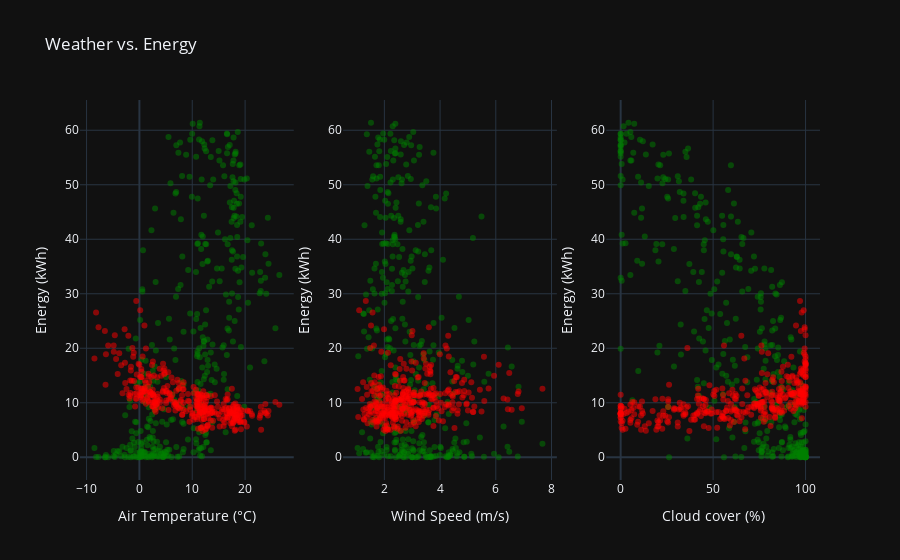

The notebook cell this image was saved under:
### Code cell
# Weather data daily averages
weather_average = df_w.groupby(df_w['Date'])[['air_temperature', 'wind_speed', 'cloud_cover']].mean()

# Figure with subplots
fig8 = make_subplots(rows=1, cols=3, subplot_titles=("Air Temperature vs. Energy", "Wind Speed vs. Energy", "Cloud cover vs. Energy"))

# Plot air temperature vs. energy generation/consumption
fig8.add_trace(go.Scatter(x=weather_average['air_temperature'], y=generation_daily, mode='markers', name='Generation', marker=dict(color='green', opacity=0.5)), row=1, col=1)
fig8.add_trace(go.Scatter(x=weather_average['air_temperature'], y=consumption_daily, mode='markers', name='Consumption', marker=dict(color='red', opacity=0.5)), row=1, col=1)
fig8.update_xaxes(title_text="Air Temperature (°C)", row=1, col=1)
fig8.update_yaxes(title_text="Energy (kWh)", row=1, col=1)

# Plot wind speed vs. energy generation/consumption
fig8.add_trace(go.Scatter(x=weather_average['wind_speed'], y=generation_daily, mode='markers', name='Generation', marker=dict(color='green', opacity=0.5)), row=1, col=2)
fig8.add_trace(go.Scatter(x=weather_average['wind_speed'], y=consumption_daily, mode='markers', name='Consumption', marker=dict(color='red', opacity=0.5)), row=1, col=2)
fig8.update_xaxes(title_text="Wind Speed (m/s)", row=1, col=2)
fig8.update_yaxes(title_text="Energy (kWh)", row=1, col=2)

# Plot cloud cover vs. energy generation/consumption
fig8.add_trace(go.Scatter(x=weather_average['cloud_cover'], y=generation_daily, mode='markers', name='Generation', marker=dict(color='green', opacity=0.5)), row=1, col=3)
fig8.add_trace(go.Scatter(x=weather_average['cloud_cover'], y=consumption_daily, mode='markers', name='Consumption', marker=dict(color='red', opacity=0.5)), row=1, col=3)
fig8.update_xaxes(title_text="Cloud cover (%)", row=1, col=3)
fig8.update_yaxes(title_text="Energy (kWh)", row=1, col=3)


# Reference data source
annotation = go.layout.Annotation(
    text='Source: Ignitis 2023',
    xref='paper', yref='paper',
    x=0, y=-0.25,
    showarrow=False,
    font=dict(size=10, color='grey')
)
fig8.layout.annotations = [annotation]

fig8.update_layout(title="Weather vs. Energy", showlegend=False)
fig8.update_layout(title="Weather vs. Energy", showlegend=False, template='plotly_dark')
fig8.show()

### Figure 1 — Plotly figure (JSON) as saved in the notebook; plotly's stock layout.template omitted (floating-point values rounded to 4 significant figures; data arrays with more than 128 entries replaced by an {"elided": "..."} marker saying what was removed)
{"data": [{"marker": {"color": "green", "opacity": 0.5}, "mode": "markers", "name": "Generation", "type": "scatter", "x": {"elided": "365 float values"}, "xaxis": "x", "y": {"elided": "365 float values"}, "yaxis": "y"}, {"marker": {"color": "red", "opacity": 0.5}, "mode": "markers", "name": "Consumption", "type": "scatter", "x": {"elided": "365 float values"}, "xaxis": "x", "y": {"elided": "365 float values"}, "yaxis": "y"}, {"marker": {"color": "green", "opacity": 0.5}, "mode": "markers", "name": "Generation", "type": "scatter", "x": {"elided": "365 float values"}, "xaxis": "x2", "y": {"elided": "365 float values"}, "yaxis": "y2"}, {"marker": {"color": "red", "opacity": 0.5}, "mode": "markers", "name": "Consumption", "type": "scatter", "x": {"elided": "365 float values"}, "xaxis": "x2", "y": {"elided": "365 float values"}, "yaxis": "y2"}, {"marker": {"color": "green", "opacity": 0.5}, "mode": "markers", "name": "Generation", "type": "scatter", "x": {"elided": "365 float values"}, "xaxis": "x3", "y": {"elided": "365 float values"}, "yaxis": "y3"}, {"marker": {"color": "red", "opacity": 0.5}, "mode": "markers", "name": "Consumption", "type": "scatter", "x": {"elided": "365 float values"}, "xaxis": "x3", "y": {"elided": "365 float values"}, "yaxis": "y3"}], "layout": {"annotations": [{"font": {"color": "grey", "size": 10}, "showarrow": false, "text": "Source: Ignitis 2023", "x": 0, "xref": "paper", "y": -0.25, "yref": "paper"}], "showlegend": false, "title": {"text": "Weather vs. Energy"}, "xaxis": {"anchor": "y", "domain": [0, 0.2889], "title": {"text": "Air Temperature (°C)"}}, "xaxis2": {"anchor": "y2", "domain": [0.3556, 0.6444], "title": {"text": "Wind Speed (m/s)"}}, "xaxis3": {"anchor": "y3", "domain": [0.7111, 1], "title": {"text": "Cloud cover (%)"}}, "yaxis": {"anchor": "x", "domain": [0, 1], "title": {"text": "Energy (kWh)"}}, "yaxis2": {"anchor": "x2", "domain": [0, 1], "title": {"text": "Energy (kWh)"}}, "yaxis3": {"anchor": "x3", "domain": [0, 1], "title": {"text": "Energy (kWh)"}}}}
